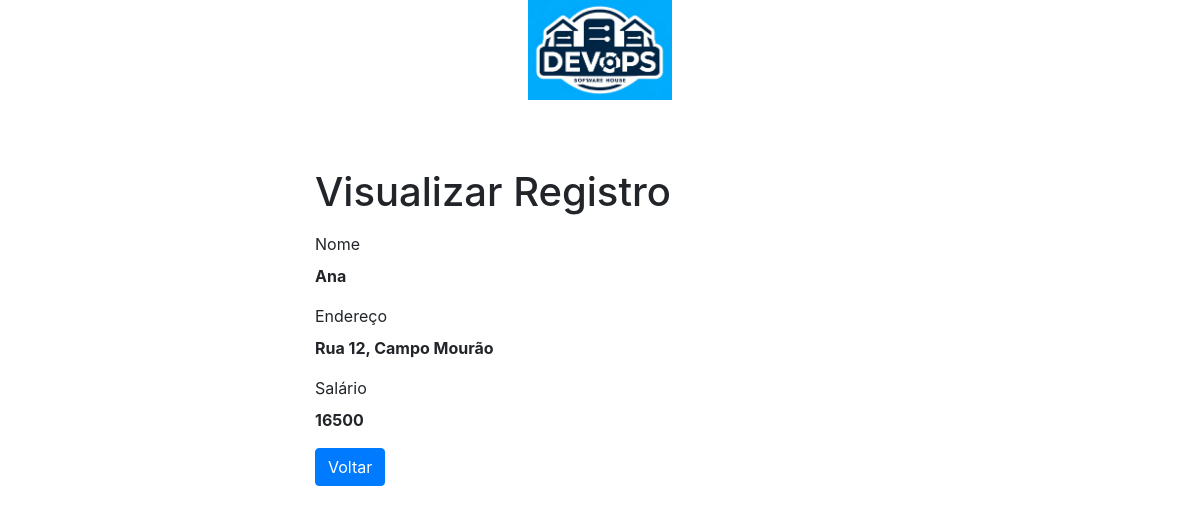
Screenshot of /read.php?id=2 with the database file from the repository.
### tables this page shows
CREATE TABLE IF NOT EXISTS `employees` (
  `id` int(11) NOT NULL AUTO_INCREMENT,
  `name` varchar(100) NOT NULL,
  `address` varchar(255) NOT NULL,
  `salary` int(10) NOT NULL,
  PRIMARY KEY (`id`)
);

### read.php (the view, shortened to what this page needs)
<?php
if(isset($_GET["id"]) && !empty(trim($_GET["id"]))){
    require_once "config.php";
    $sql = "SELECT * FROM employees WHERE id = ?";
    if($stmt = mysqli_prepare($link, $sql)){
        mysqli_stmt_bind_param($stmt, "i", $param_id);
        if(mysqli_stmt_execute($stmt)){
            $result = mysqli_stmt_get_result($stmt);
            if(mysqli_num_rows($result) == 1){
                $row = mysqli_fetch_array($result, MYSQLI_ASSOC);
                $name = $row["name"];
                $address = $row["address"];
                $salary = $row["salary"];
            } else{
                header("location: error.php");
                exit();
            }
        } else{
            echo "Opa! Algo deu errado. Por favor, tente novamente mais tarde.";
        }
    }
} else{
    header("location: error.php");
    exit();
}
?>
<!DOCTYPE html>
<html lang="pt">
<head>
    <link rel="stylesheet" href="https://stackpath.bootstrapcdn.com/bootstrap/4.5.2/css/bootstrap.min.css">
</head>
<body>
    <div class="header-logo">
        <img src="img/logo.png" alt="Logotipo da DEVOPS Software House">
    </div>
    <div class="wrapper">
        <div class="container-fluid">
            <div class="row">
                <div class="col-md-12">
                    <h1 class="mt-5 mb-3">Visualizar Registro</h1>
                    <div class="form-group">
                        <label>Nome</label>
                        <p><b><?php echo $name; ?></b></p>
                    </div>
                    <div class="form-group">
                        <label>Endereço</label>
                        <p><b><?php echo $address; ?></b></p>
                    </div>
                    <div class="form-group">
                        <label>Salário</label>
                        <p><b><?php echo $salary; ?></b></p>
                    </div>
                    <p><a href="index.php" class="btn btn-primary">Voltar</a></p>
                </div>
            </div>
        </div>
    </div>
</body>
</html>

### read.php (style rules this page uses)
.wrapper { width: 600px; margin: 0 auto; }
.header-logo { text-align: center; margin-bottom: 20px; }
.header-logo img { max-height: 100px; }

### rows the page displays
employees: name "Ana", address "Rua 12, Campo Mourão", salary "16500"
